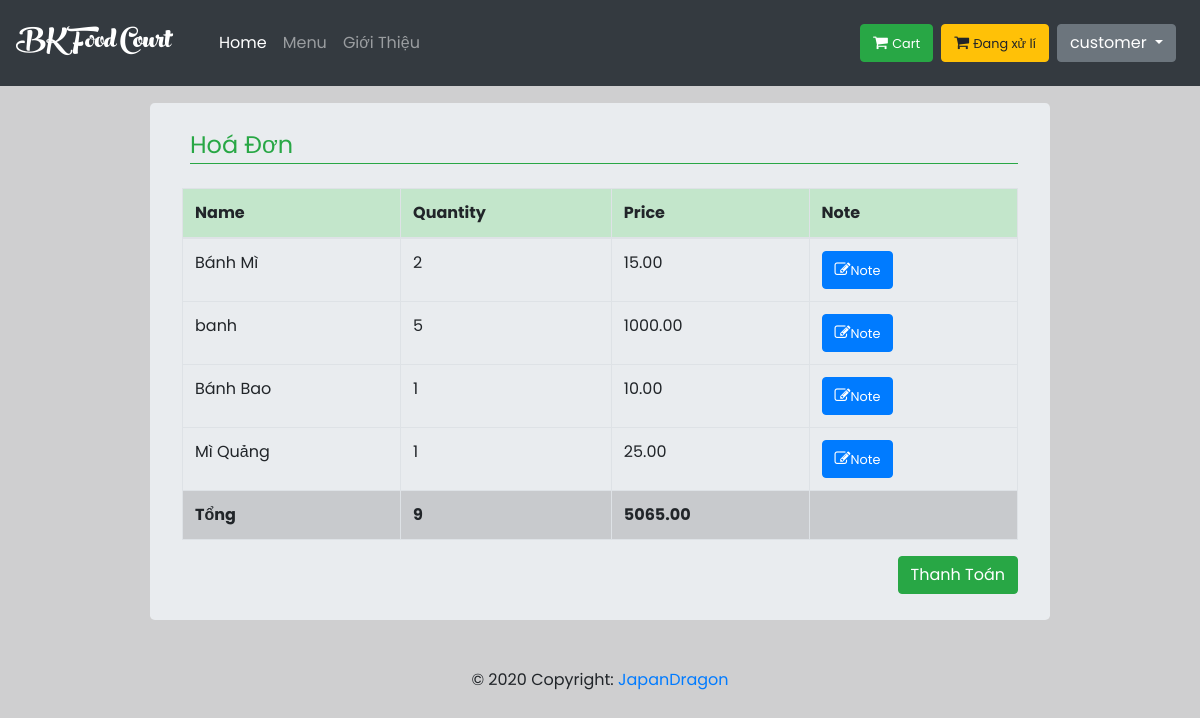
/cart/payment/ (signed in), run on an earlier commit of the app's database.
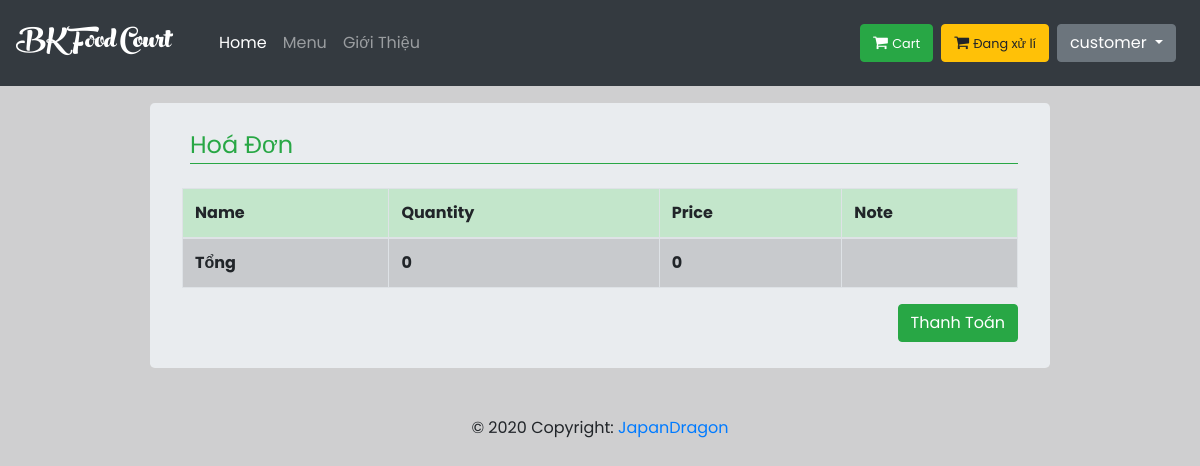
And on a later commit of the database.
### home/models.py (models this page shows, shortened)
class Cart(models.Model):
    user = models.ForeignKey(User, on_delete=models.CASCADE)
    food = models.ForeignKey(Product, on_delete=models.CASCADE)
    quantity = models.IntegerField(default=1)
    date_buy = models.DateTimeField(default=datetime.now())
    notice = models.TextField(blank=True, default='')
    class Meta:
        ordering = ('user',)

class Product(models.Model):
    CATEGORY = (
        (0, 'Cơm'),
        (1, 'Bún'),
        (2, 'Phở'),
        (3, 'Bánh Mì'),
    )
    shop = models.ForeignKey(User, on_delete=models.CASCADE, limit_choices_to={
        'is_staff': True
    }, default=True)
    category = models.IntegerField(choices=CATEGORY)
    name = models.CharField(max_length=200,
                            db_index=True)
    slug = models.SlugField(max_length=200,
                            db_index=True)
    image = models.ImageField(upload_to='products/%Y/%m/%d',
                              blank=True)
    description = models.TextField(blank=True)
    price = models.DecimalField(max_digits=10, decimal_places=2)
    available = models.BooleanField(default=True)
    created = models.DateTimeField(auto_now_add=True)
    updated = models.DateTimeField(auto_now=True)
    quantity = models.IntegerField(default=1)
    class Meta:
        ordering = ('name',)
        index_together = (('id', 'slug'),)

### payment/views.py (the view)
# urls.py: path('payment/', payment_view.payment, name='payment'),
def payment(request):
    food = Cart.objects.filter(user=request.user)
    sum = {
        'price': 0,
        'quantity': 0,
    }
    for x in food:
        sum['price'] += x.food.price * x.quantity
        sum['quantity'] += x.quantity
    if request.POST:
        return momo_payment(request, sum['price'])
    context = {
        'sum': sum,
        'foods': food,
    }
    return render(request, 'menu/payment.html', context)

### Food/processor.py (called while the page is built)
def context(request):
    return {
        'list': foods.objects.all(),
    }

### templates/menu/payment.html (shortened to what this page needs)
{% extends 'home/base.html' %}
{% block container %}
    <div class="container jumbotron mt-3 w-75 pt-4">
        <fieldset class="mb-3 ml-2">
            <legend class="text-success font-weight border-bottom border-success ">Hoá Đơn</legend>
        </fieldset>
        <table class="table table-{1:striped|sm|bordered|hover|inverse} table-inverse table-bordered">
            <thead class="thead-inverse|thead-default table-success">
            <tr>
                <th>Name</th>
                <th>Quantity</th>
                <th>Price</th>
                <th>Note</th>
            </tr>
            </thead>
            <tbody>
            {% for food in foods %}
                <tr>
                    <td scope="row">{{ food.food.name }}</td>
                    <td>{{ food.quantity }}</td>
                    <td>{{ food.food.price }}</td>
                    <td>
                        <button type="button" class="btn btn-primary" data-toggle="modal" data-target="#exampleModal"
                                data-whatever="@mdo"><i class="fa fa-pencil-square-o"></i><small>Note</small>
                        </button>
                    </td>
                </tr>
            {% endfor %}
            <tr class="table-active">
                <td scope="row"><strong>Tổng</strong></td>
                <td><strong>{{ sum.quantity }}</strong></td>
                <td><strong>{{ sum.price }}</strong></td>
                <td></td>
            </tr>
            </tbody>
        </table>
        <form method="post">
            <button class="btn btn-success float-md-right" id="pay" type="submit">Thanh Toán</button>
        </form>
    </div>
{% endblock %}

What changed in the data, as far as the page shows it:
removed Cart: food.name "Bánh Mì", quantity "2", food.price "15.00"
removed Cart: food.name "banh", quantity "5", food.price "1000.00"
removed Cart: food.name "Bánh Bao", quantity "1", food.price "10.00"
removed Cart: food.name "Mì Quảng", quantity "1", food.price "25.00"
Also different on the page:
{{ sum.quantity }}: "9" → "0"
{{ sum.price }}: "5065.00" → "0"
